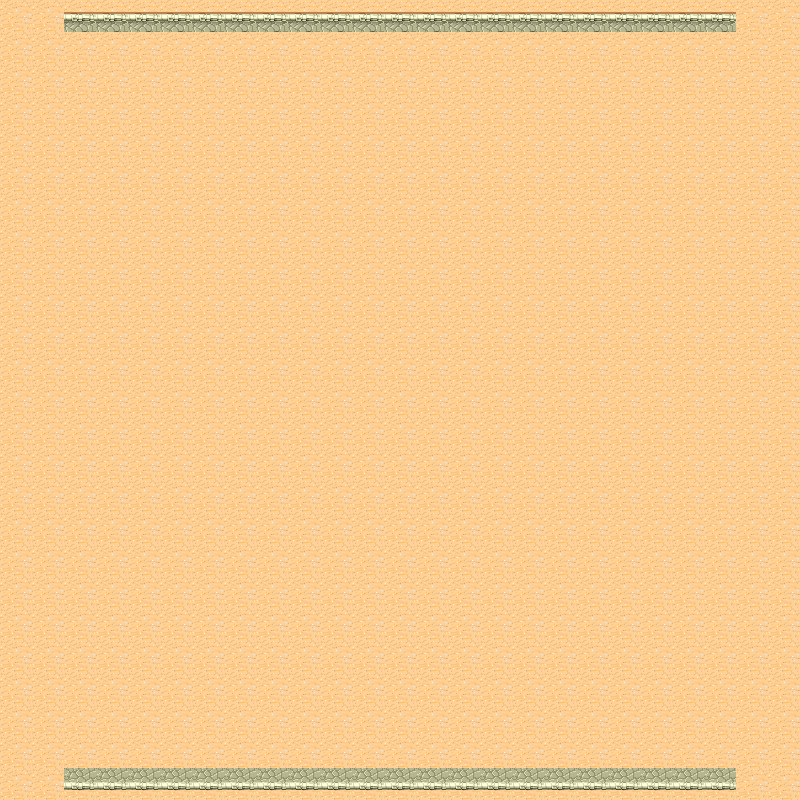

A 2D game scene composited from a Tiled map and its tileset images. What follows is a short description and the map's XML, with every tile layer's data as written:
An orthogonal 25x25 tile map with 32x32 px tiles, 1 tile layer (Tile Layer 1).

<map version="1.2" tiledversion="1.2.0" orientation="orthogonal" renderorder="right-down" width="25" height="25" tilewidth="32" tileheight="32" infinite="0" nextlayerid="4" nextobjectid="1">
 <tileset firstgid="1" source="desertalgo.tsx" />
 <layer id="3" name="Tile Layer 1" width="25" height="25">
  <data encoding="csv">
30,30,26,26,26,26,26,26,26,26,26,26,26,26,26,26,26,26,26,26,26,26,26,30,30,
30,30,30,30,30,30,30,30,30,30,30,30,30,30,30,30,30,30,30,30,30,30,30,30,30,
30,30,30,30,30,30,30,30,30,30,30,30,30,30,30,30,30,30,30,30,30,30,30,30,30,
30,30,30,30,30,30,30,30,30,30,30,30,30,30,30,30,30,30,30,30,30,30,30,30,30,
30,30,30,30,30,30,30,30,30,30,30,30,30,30,30,30,30,30,30,30,30,30,30,30,30,
30,30,30,30,30,30,30,30,30,30,30,30,30,30,30,30,30,30,30,30,30,30,30,30,30,
30,30,30,30,30,30,30,30,30,30,30,30,30,30,30,30,30,30,30,30,30,30,30,30,30,
30,30,30,30,30,30,30,30,30,30,30,30,30,30,30,30,30,30,30,30,30,30,30,30,30,
30,30,30,30,30,30,30,30,30,30,30,30,30,30,30,30,30,30,30,30,30,30,30,30,30,
30,30,30,30,30,30,30,30,30,30,30,30,30,30,30,30,30,30,30,30,30,30,30,30,30,
30,30,30,30,30,30,30,30,30,30,30,30,30,30,30,30,30,30,30,30,30,30,30,30,30,
30,30,30,30,30,30,30,30,30,30,30,30,30,30,30,30,30,30,30,30,30,30,30,30,30,
30,30,30,30,30,30,30,30,30,30,30,30,30,30,30,30,30,30,30,30,30,30,30,30,30,
30,30,30,30,30,30,30,30,30,30,30,30,30,30,30,30,30,30,30,30,30,30,30,30,30,
30,30,30,30,30,30,30,30,30,30,30,30,30,30,30,30,30,30,30,30,30,30,30,30,30,
30,30,30,30,30,30,30,30,30,30,30,30,30,30,30,30,30,30,30,30,30,30,30,30,30,
30,30,30,30,30,30,30,30,30,30,30,30,30,30,30,30,30,30,30,30,30,30,30,30,30,
30,30,30,30,30,30,30,30,30,30,30,30,30,30,30,30,30,30,30,30,30,30,30,30,30,
30,30,30,30,30,30,30,30,30,30,30,30,30,30,30,30,30,30,30,30,30,30,30,30,30,
30,30,30,30,30,30,30,30,30,30,30,30,30,30,30,30,30,30,30,30,30,30,30,30,30,
30,30,30,30,30,30,30,30,30,30,30,30,30,30,30,30,30,30,30,30,30,30,30,30,30,
30,30,30,30,30,30,30,30,30,30,30,30,30,30,30,30,30,30,30,30,30,30,30,30,30,
30,30,30,30,30,30,30,30,30,30,30,30,30,30,30,30,30,30,30,30,30,30,30,30,30,
30,30,30,30,30,30,30,30,30,30,30,30,30,30,30,30,30,30,30,30,30,30,30,30,30,
30,30,42,42,42,42,42,42,42,42,42,42,42,42,42,42,42,42,42,42,42,42,42,30,30
</data>
 </layer>
</map>
